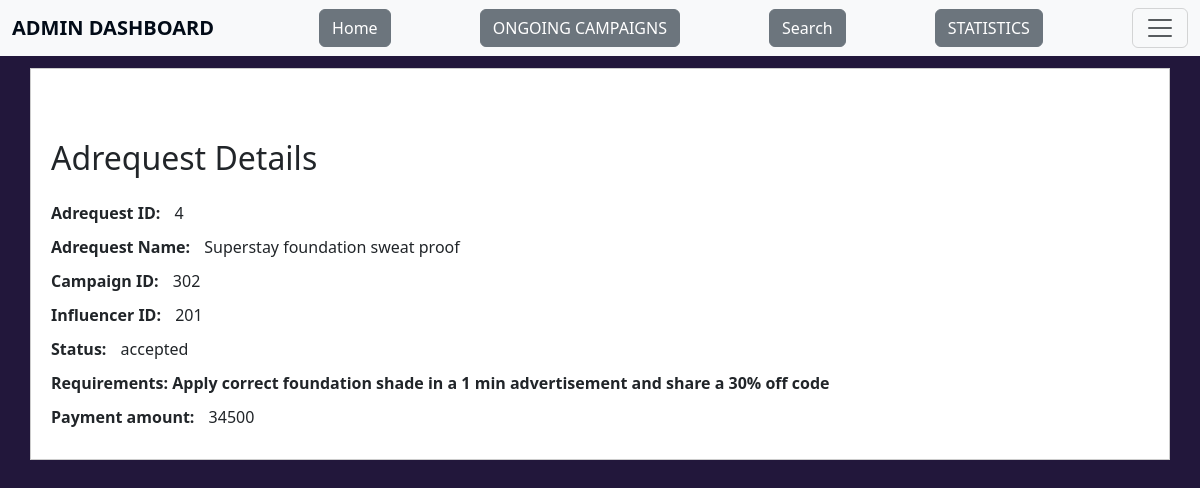
Page /adrequest/4 on the committed database.
### application/models.py (models this page shows, shortened)
class Adrequest(db.Model):
    __tablename__="adrequest"
    adreq_id=db.Column(db.Integer,primary_key=True,nullable=False)
    adreq_name=db.Column(db.String,nullable=False)
    inf_id=db.Column(db.String,db.ForeignKey("influencer.inf_id"),nullable=False)
    camp_id=db.Column(db.Integer,db.ForeignKey("campaign.camp_id"),nullable=False)
    messages=db.Column(db.String,default=" ")
    requirements=db.Column(db.String)
    pay_amount=db.Column(db.Integer,nullable=False)
    status=db.Column(db.String,nullable=False,default="pending")

### application/controllers.py (the view)
@app.route("/adrequest/<int:adreq_id>",methods=["GET","POST"])
def ad_details(adreq_id):
    adreq=Adrequest.query.get(adreq_id)
    if request.method=="GET":
        return render_template("ad_details.html",adreq=adreq)

### templates/ad_details.html (shortened to what this page needs)
<!DOCTYPE html>
<html lang="en">
<head>
    <link href="https://cdn.jsdelivr.net/npm/bootstrap@5.3.3/dist/css/bootstrap.min.css" rel="stylesheet">
</head>
<body>
    <nav class="navbar bg-body-tertiary fixed-top">
        <div class="container-fluid">
            <a class="navbar-brand" >ADMIN DASHBOARD</a>
            <a href="/admin_dashboard"><button class="btn btn-secondary">Home</button></a>
            <a href="/ongoing_camp"><button class="btn btn-secondary">ONGOING CAMPAIGNS</button></a>
            <a href="{{url_for('adminsearch', search_type='common')}}"><button class="btn btn-secondary">Search</button></a>
            <a href="/admin_summary"><button class="btn btn-secondary">STATISTICS</button></a>
            <button class="navbar-toggler" type="button" data-bs-toggle="offcanvas" data-bs-target="#offcanvasNavbar" aria-controls="offcanvasNavbar" aria-label="Toggle navigation">
                <span class="navbar-toggler-icon"></span>
            </button>
        </div>
    </nav>
    <div class="container mt-5">
        <h1 class="mb-4">Adrequest Details</h1>
        <div class="detail"><strong>Adrequest ID:</strong> {{ adreq.adreq_id }}</div>
        <div class="detail"><strong>Adrequest Name:</strong> {{ adreq.adreq_name }}</div>
        <div class="detail"><strong>Campaign ID:</strong> {{ adreq.camp_id }}</div>
        <div class="detail"><strong>Influencer ID:</strong> {{ adreq.inf_id }}</div>
        <div class="detail"><strong>Status:</strong> {{ adreq.status }}</div>
        <div class="detail"><strong>Requirements: {{ adreq.requirements }}</strong></div>
        <div class="detail"><strong>Payment amount:</strong> {{ adreq.pay_amount }}</div>
    </div>
</body>
</html>

### templates/ad_details.html (style rules this page uses)
body { padding-top: 20px;background-color:rgb(34, 23, 59); }
h1, h2 { margin-top: 50px; }
.navbar-brand { font-weight: bold; }
.navbar, .offcanvas-header, .offcanvas-body { background-color: #f0f2ec; }
.navbar-brand, .nav-link, .offcanvas-title { color: #020b17; }
.container { background-color: #ffffff; border: 1px solid #ccc; padding: 20px; }
.container h1 { font-size: 2rem; margin-bottom: 20px; }
.detail { margin-bottom: 10px; }
.detail strong { margin-right: 10px; }

### rows in the picture
Adrequest: adreq_id "4", adreq_name "Superstay foundation sweat proof", camp_id "302", inf_id "201", status "accepted", requirements "Apply correct foundation shade in a 1 min advertisement and share a 30% off code", pay_amount "34500"
